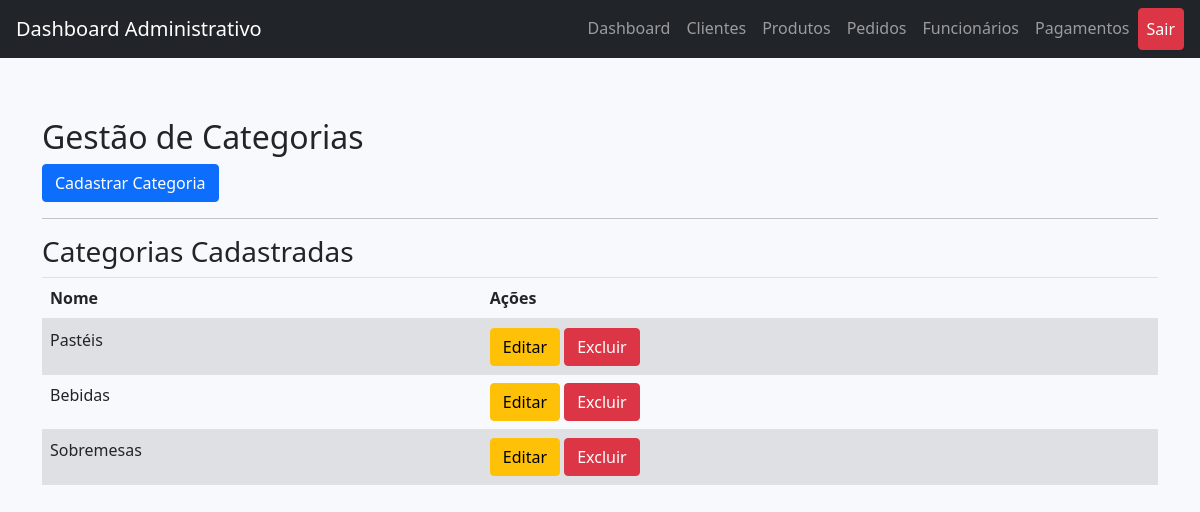
Screenshot of /admin/admin_categoria.php (signed in) with the database file from the repository.
### tables this page shows
CREATE TABLE IF NOT EXISTS `categoria` (
  `ID_categoria` int(11) NOT NULL AUTO_INCREMENT,
  `nome` varchar(50) NOT NULL,
  PRIMARY KEY (`ID_categoria`)
);

### admin/admin_categoria.php (the view, shortened to what this page needs)
<?php
include("conexao.php");
?>
<!DOCTYPE html>
<html lang="pt-BR">
<head>
  <link href="https://stackpath.bootstrapcdn.com/bootstrap/4.5.2/css/bootstrap.min.css" rel="stylesheet">
  <link href="https://cdn.jsdelivr.net/npm/bootstrap@5.1.3/dist/css/bootstrap.min.css" rel="stylesheet">
  <link href="https://cdnjs.cloudflare.com/ajax/libs/font-awesome/5.15.4/css/all.min.css" rel="stylesheet">
  <link rel="stylesheet" href="estilo.css">
</head>
<body>
<nav class="navbar navbar-expand-lg navbar-dark bg-dark fixed-top">
  <a class="navbar-brand" href="#">Dashboard Administrativo</a>
  <div class="collapse navbar-collapse" id="navbarNav">
    <ul class="navbar-nav ml-auto">
      <li class="nav-item"><a class="nav-link" href="admin_dashboard.php">Dashboard</a></li>
      <li class="nav-item"><a class="nav-link" href="admin_cliente.php">Clientes</a></li>
      <li class="nav-item"><a class="nav-link" href="admin_produto.php">Produtos</a></li>
      <li class="nav-item"><a class="nav-link" href="admin_pedido.php">Pedidos</a></li>
      <li class="nav-item"><a class="nav-link" href="admin_funcionario.php">Funcionários</a></li>
      <li class="nav-item"><a class="nav-link" href="admin_pagamento.php">Pagamentos</a></li>
      <li class="nav-item">
        <a class="nav-link btn btn-danger text-white" href="logout.php">Sair</a>
      </li>
    </ul>
  </div>
</nav>
<div class="container mt-5">
    <h2>Gestão de Categorias</h2>
    <button type="button" class="btn btn-primary" data-bs-toggle="modal" data-bs-target="#cadastroCategoriaModal">
        Cadastrar Categoria
    </button>
    <hr>
    <h3>Categorias Cadastradas</h3>
    <table class="table table-striped">
        <thead>
            <tr>
                <th>Nome</th>
                <th>Ações</th>
            </tr>
        </thead>
        <tbody>
            <?php
            $result = $conn->query("SELECT * FROM categoria");
            while ($row = $result->fetch_assoc()) {
                echo "<tr>";
                echo "<td>{$row['nome']}</td>";
                echo "<td>
                        <a href='#' class='btn btn-warning' data-bs-toggle='modal' data-bs-target='#editarCategoriaModal' data-id='{$row['ID_categoria']}' data-nome='{$row['nome']}'>Editar</a>
                        <a href='admin_categoria.php?delete={$row['ID_categoria']}' class='btn btn-danger' onclick='return confirm(\"Tem certeza que deseja excluir esta categoria?\")'>Excluir</a>
                    </td>";
                echo "</tr>";
            }
            ?>
        </tbody>
    </table>
</div>
</body>
</html>

### admin/estilo.css (style rules this page uses)
body { background-color: #f8f9fc; padding-top: 70px; }
.navbar { margin-bottom: 20px; }

### rows the page displays
categoria: nome "Pastéis"
categoria: nome "Bebidas"
categoria: nome "Sobremesas"
